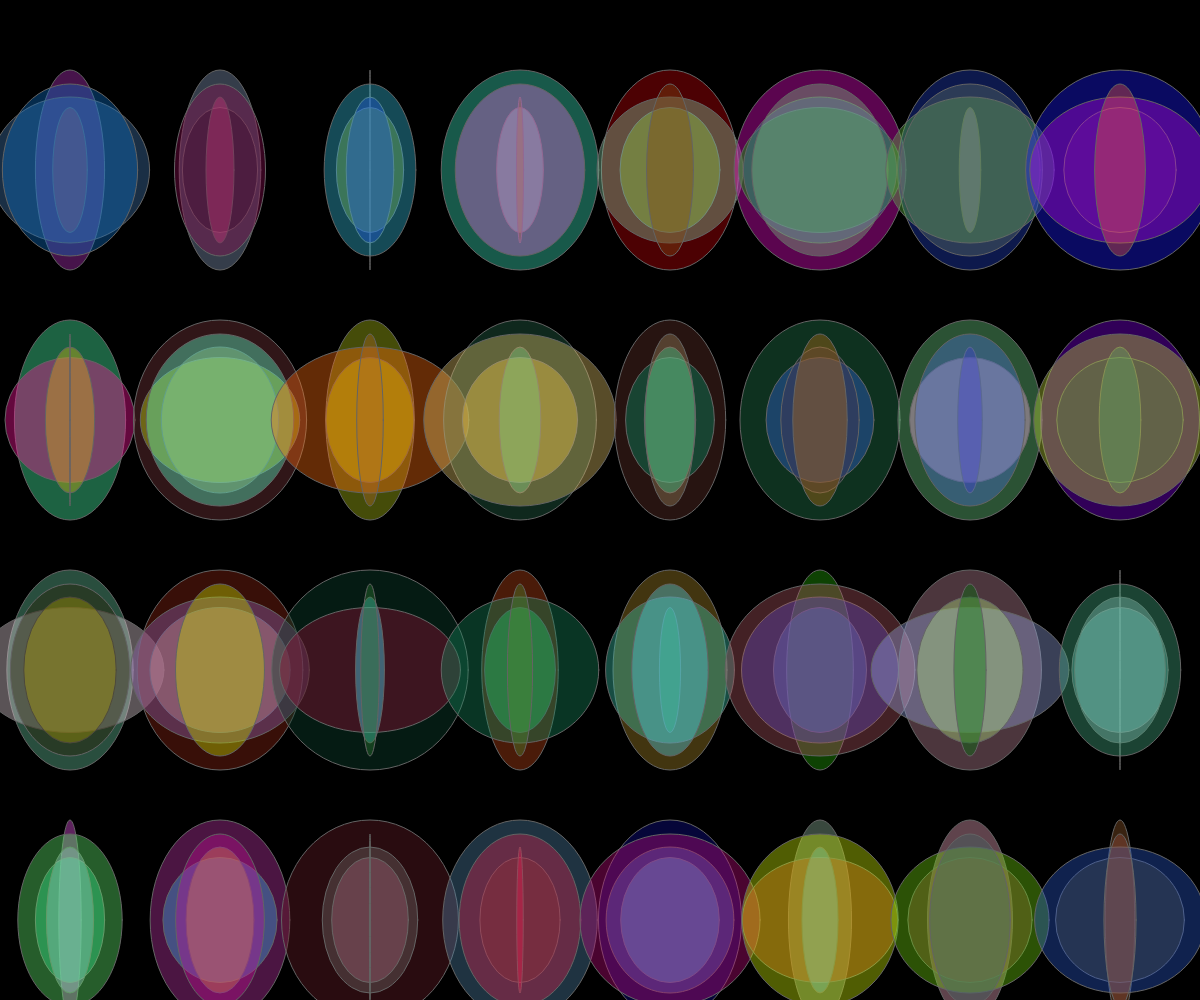
Frame 1 (no input)
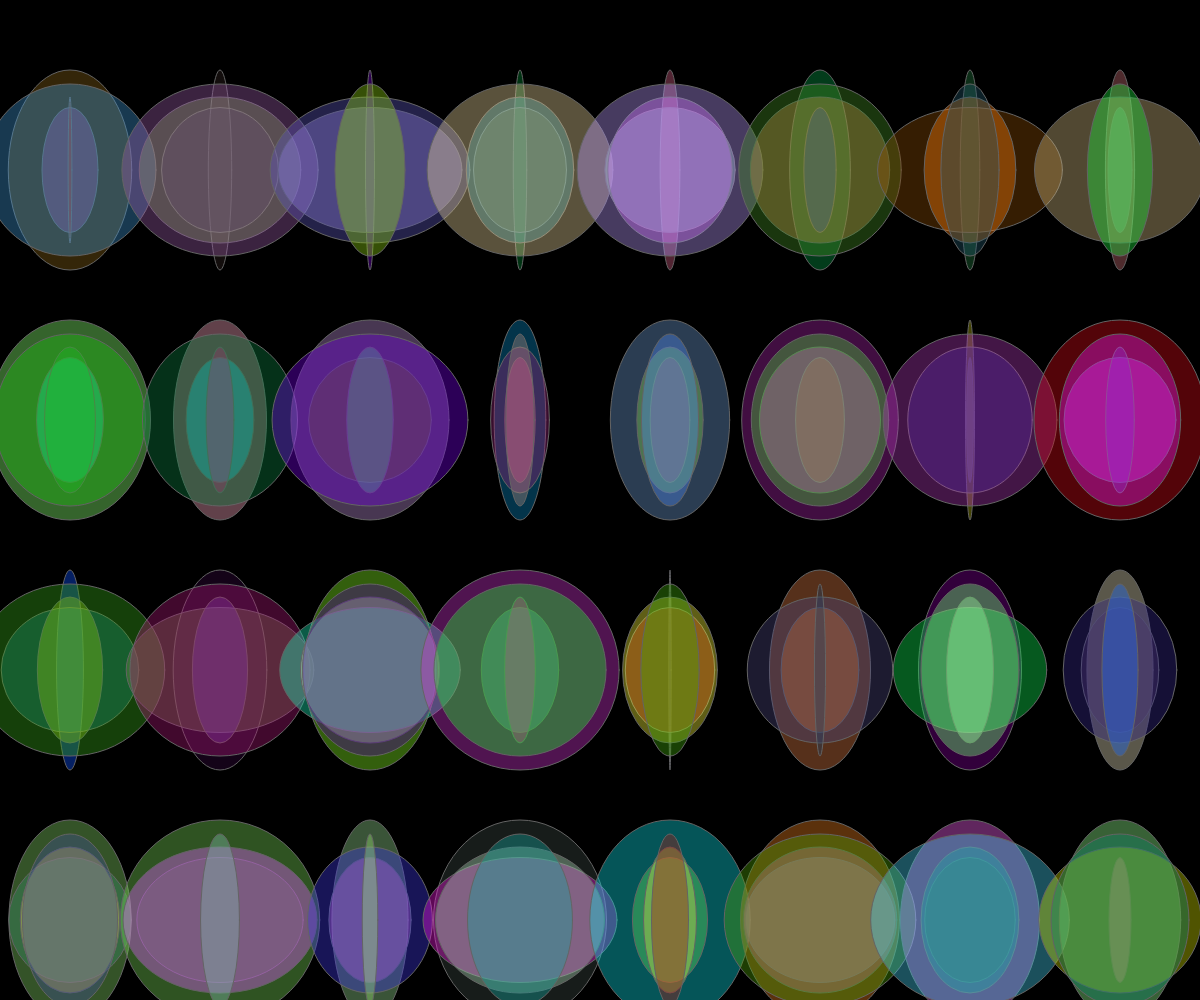
Frame 60 (no input)
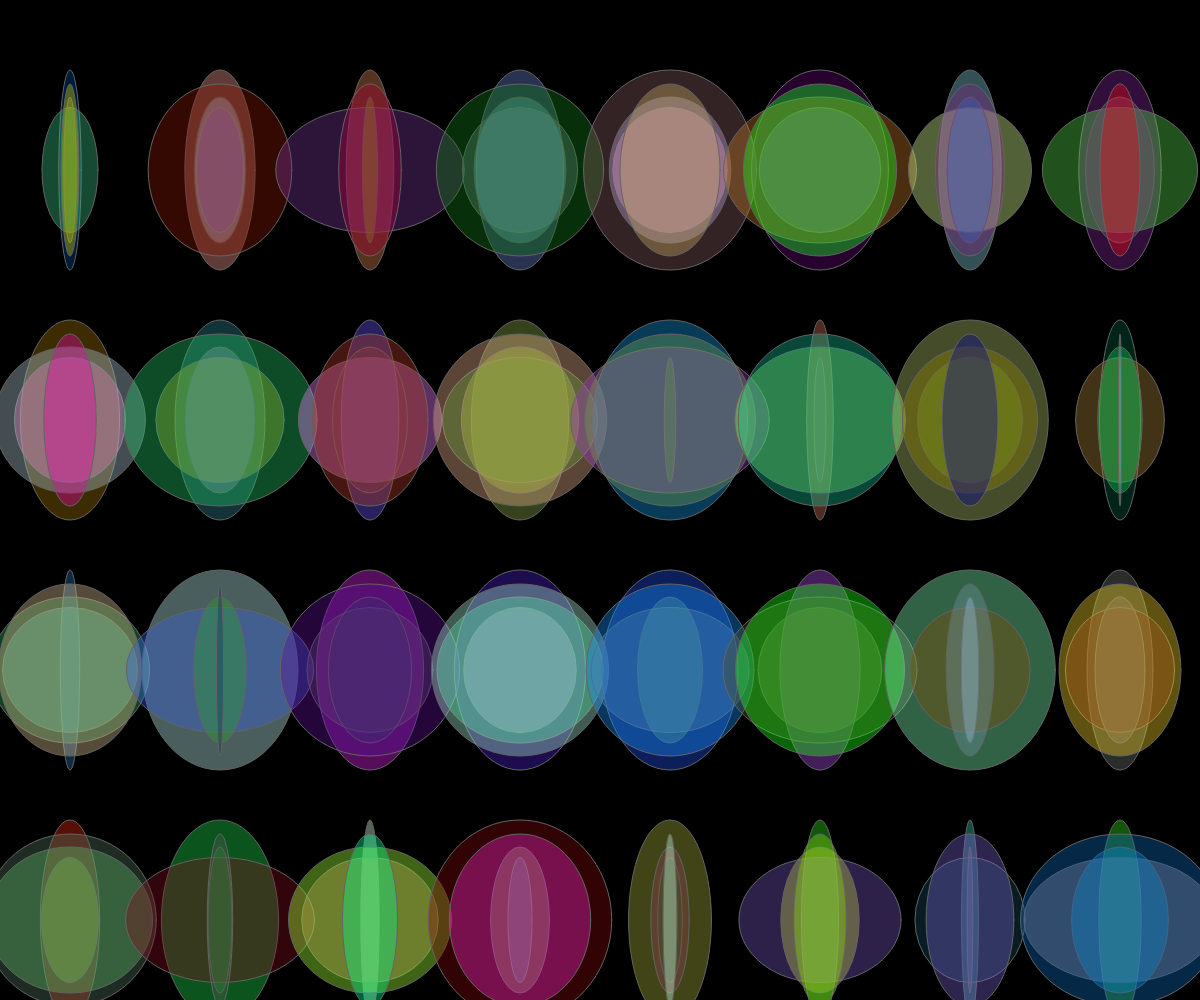
Frame 120 (the mouse pressed at the canvas centre since frame 60)

The p5.js sketch that drew these frames (run headless with seeded random() and noise() and a simulated clock; from frame 60 on, the mouse is pressed at the canvas centre):

// p5.js sketch
// ── sketch.js
// Albee Raida
// Assignment: Generative Art [Rainbow sphereralization]
// March 14th, 2023

let nums = [100,25,46,72];
let fr = 20; //starting FPS
function setup() {
  frameRate(fr);
  createCanvas(windowWidth,windowHeight); 
}

function draw() {
  background(0);
  //background(random(255)); //[will hurt your eyes if you stare for too long.]
  //circles();
  fillCircle();
}
function circles(posX,posY){
  let circleD = { //circle dimensions
    x: (windowWidth/8) - 80 + posX,
    y: (windowHeight/4) - 80 + posY,
  };
  for (let i = 0; i<20; i++){ //repeating circle to make a design
    stroke(100);
    fill(random(255),random(255),random(255),100);
    ellipse(circleD.x,circleD.y,random(200),nums[i]+100);
  }
}

function fillCircle(){

  let xIncr = windowWidth/8;   //x position shift increment
  let yIncr = windowHeight/4;  //y position shift increment

  for (let i = 0; i<8; i++){
    for (let j = 0; j<4; j++){
      circles(xIncr*i,yIncr*j);
    }
  }
}
